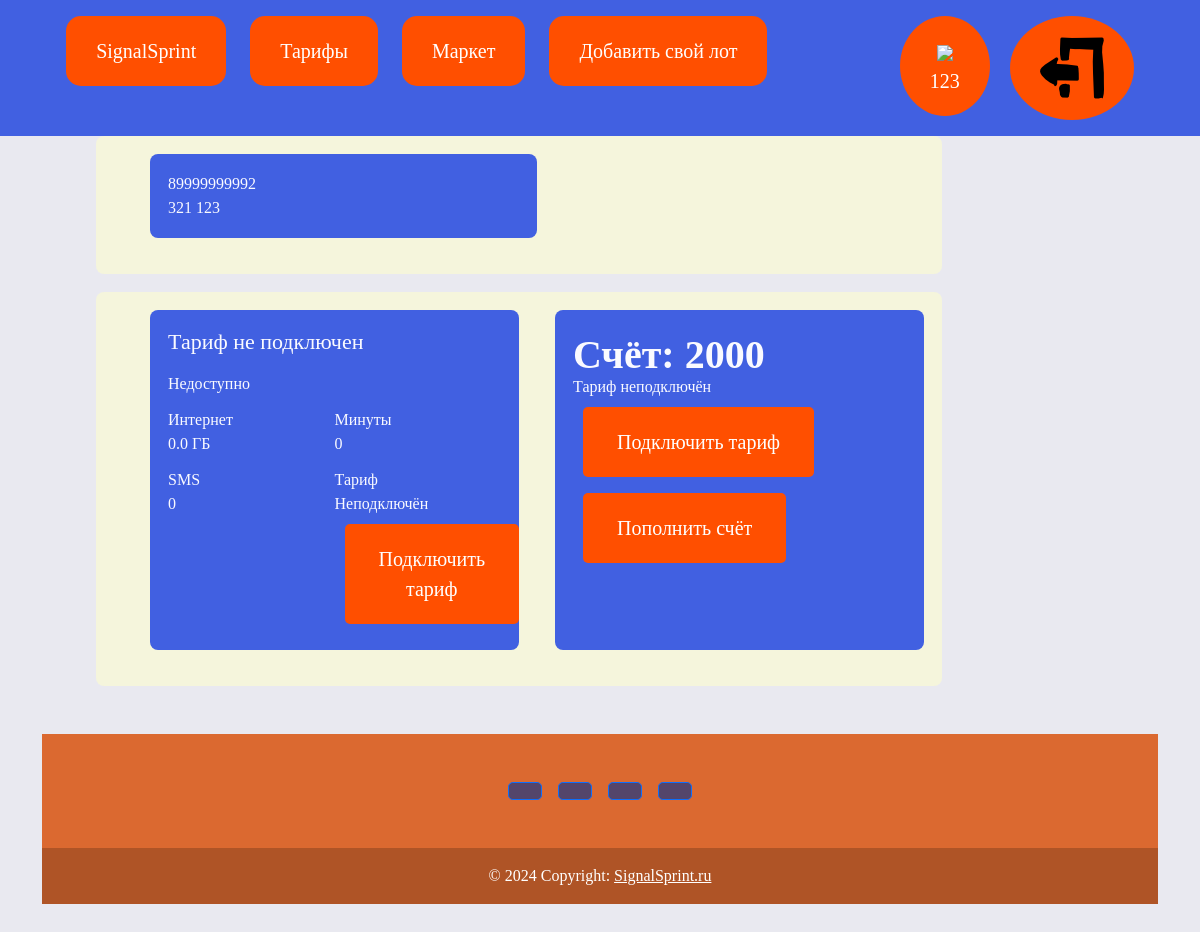
Before: /profiles (signed in) with the older database file.
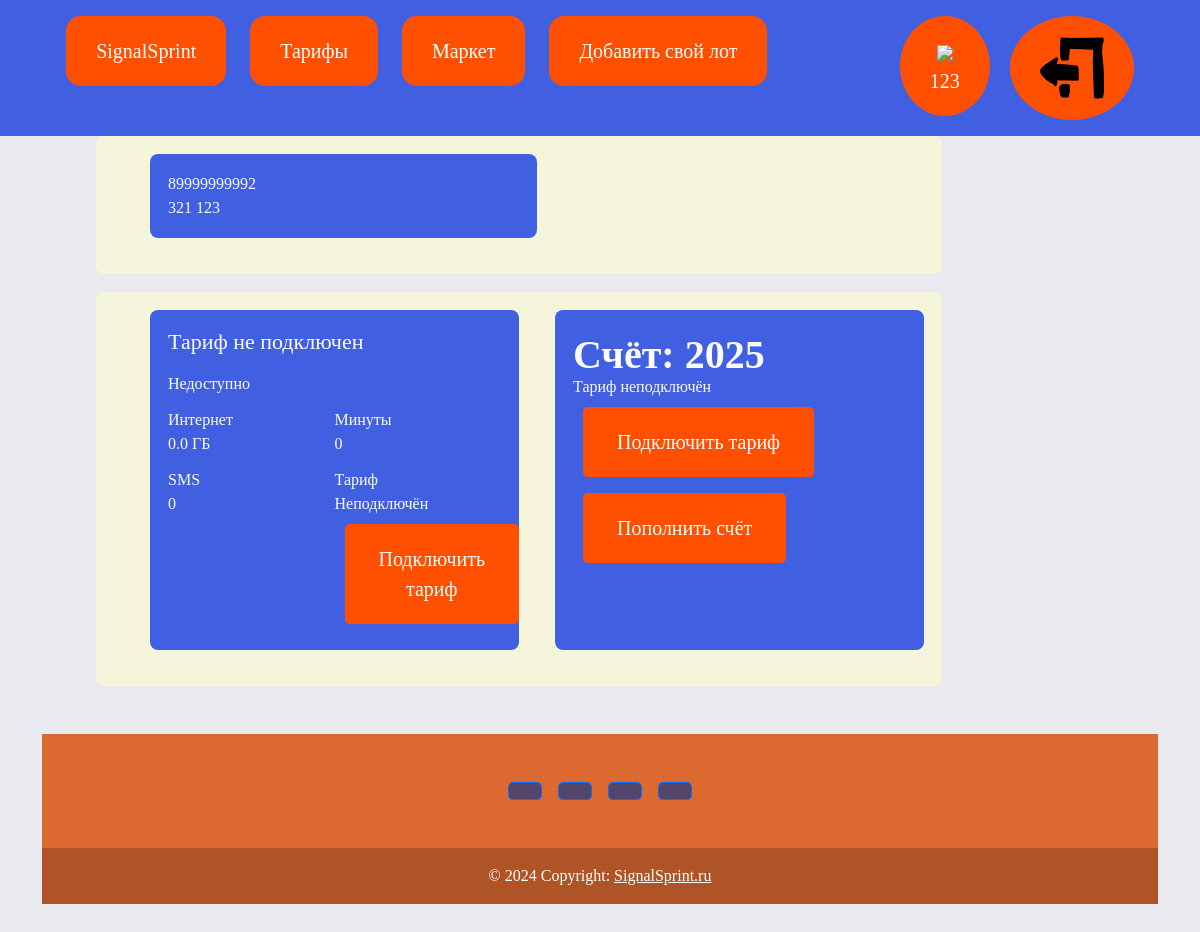
After: the same page with the newer database file.
### data/users.py (models this page shows, shortened)
class User(SqlAlchemyBase, UserMixin, SerializerMixin):
    __tablename__ = 'user'
    id = sqlalchemy.Column(sqlalchemy.Integer,
                           primary_key=True, autoincrement=True)
    name = sqlalchemy.Column(sqlalchemy.String, nullable=True)
    phone_number = sqlalchemy.Column(sqlalchemy.String,
                                     index=True, unique=True, nullable=True)
    surname = sqlalchemy.Column(sqlalchemy.String, nullable=True)
    money = sqlalchemy.Column(sqlalchemy.Integer, nullable=True)
    hashed_password = sqlalchemy.Column(sqlalchemy.String, nullable=False)
    created_date = sqlalchemy.Column(sqlalchemy.DateTime,
                                     default=datetime.datetime.now)
    lots = orm.relationship("Lots", back_populates='user')
    paket_users = orm.relationship('Paket_Users', back_populates='user')

### server.py (the view)
@app.route("/profiles")
@login_required
def profiles():
    db_sess = db_session.create_session()
    paket_users = db_sess.query(Paket_Users).filter(Paket_Users.user_id == int(current_user.id)).first()
    if paket_users.tariff_id:
        tariff = db_sess.query(Tariff).filter(Tariff.id == int(paket_users.tariff_id)).first()
    else:
        tariff = None
    if current_user.is_authenticated:
        return render_template("profiles.html", title='Профиль', paket_users=paket_users, tariff=tariff)

### data/db_session.py (called while the page is built)
def create_session() -> Session:
    global __factory
    return __factory()

### server.py (called while the page is built)
@login_manager.user_loader
def load_user(user_id):
    db_sess = db_session.create_session()
    return db_sess.query(User).get(user_id)

### templates/profiles.html
{% extends "base.html" %}
{% block content %}
{% if current_user.is_authenticated %}
<div class="container dashboard-container">
    <div class="dashboard-container__row">
        <div class="dashboard-pac">
            <section class="inner-dashboard-numbers__main-info">
                <div class="inner-dashboard-numbers__main-info-content">
                    <div class="inner-dashboard-numbers__current-number"> {{ current_user.phone_number }}</div>
                    <div class="inner-dashboard-numbers__user-name">{{ current_user.surname }} {{ current_user.name }}
                    </div>
                </div>
            </section>
        </div>
    </div>
    <div class="dashboard-container__row">
        <div class="dashboard-pac">
            <div class="dashboard-packages">
                {% if paket_users.tariff_connect %}
                <div class="dashboard-packages__title"><p>{{ tariff.name_tariff }}</p></div>
                <div class="dashboard-packages__link-block">Доступно</div>
                {% else %}
                <div class="dashboard-packages__title"><p>Тариф не подключен</p></div>
                <div class="dashboard-packages__block">Недоступно</div>
                {% endif %}
                <ul class="dashboard-packages__remnants">
                    <li class="dashboard-packages__remnant">
                        <div class="dashboard-packages__remnant-name">Интернет</div>
                        <div class="dashboard-packages__remnant-data">{{ paket_users.quantity_gb }} ГБ</div>
                    </li>
                    <li class="dashboard-packages__remnant">
                        <div class="dashboard-packages__remnant-name">Минуты</div>
                        <div class="dashboard-packages__remnant-data">{{ paket_users.quantity_minuts }}
                        </div>
                    </li>
                    <li class="dashboard-packages__remnant">
                        <div class="dashboard-packages__remnant-name">SMS</div>
                        <div class="dashboard-packages__remnant-data">{{ paket_users.quantity_sms }}</div>
                    </li>
                    <li class="dashboard-packages__remnant">
                        <div class="dashboard-packages__remnant-name">Тариф</div>
                        {% if paket_users.tariff_connect %}
                        <div class="dashboard-packages__remnant-data">{{ tariff.name_tariff }}</div>
                        <a class="button_menu button btn-sell" href="/tarifs">Сменить тариф</a>
                        {% else %}
                        <div class="dashboard-packages__remnant-data">Неподключён</div>
                        <a class="button_menu button btn-sell" href="/tarifs">Подключить тариф</a>
                        {% endif %}
                    </li>
                </ul>
            </div>
        </div>
        <div class="dashboard-pac">
            <div class="dashboard-balance">
                <div class="dashboard-balance__buttons">
                    <div class="dashboard-balance__balance-amount">Счёт: {{ current_user.money }}</div>
                    {% if paket_users.tariff_connect %}
                    <div class="dashboard-balance__abonent-fee">
                        Абонентская плата {{ tariff.coast }} Р. будет списана<br>{{
                        paket_users.date_renewal_tariff.date() }}
                    </div>
                    {% else %}
                    <div class="dashboard-packages__remnant-data">
                        Тариф неподключён
                    </div>
                    <a class="button_menu button btn-sell" href="/tarifs">
                        Подключить тариф
                    </a>
                    {% endif %}
                    <a class="button_menu button btn-sell" href="/pay_card">Пополнить счёт</a>
                </div>
            </div>
        </div>
    </div>
</div>
{% endif %}
{% endblock %}

### templates/base.html (shortened to what this page needs)
<!DOCTYPE html>
<html lang="en">
<head>
    <link rel="stylesheet"
          href="https://cdn.jsdelivr.net/npm/bootstrap@5.0.0-beta1/dist/css/bootstrap.min.css"
>
    <link rel="stylesheet" type="text/css" href="static/css/style_base.css"/>
</head>
<body>
<nav class="navbar-menu nav">
    <div class="div_menu">
        <a href="/" class="button_menu button">SignalSprint</a>
        <a href="/tarifs" class="button_menu button">Тарифы</a>
        <a href="/market" class="button_menu button">Маркет</a>
        {% if current_user.is_authenticated %}
        <a href="/lots" class="button_menu button">Добавить свой лот</a>
        {% endif %}
    </div>
    <div class="div_menu">
        {% if current_user.is_authenticated %}
        <a href="/profiles" class="profil button">
            {% if current_user.is_authenticated %}
            <img src='static/img/reg_profil.png'><br>
            {{ current_user.name }}
            {% endif %}
        </a>
        <a class="navbar-brand profil button" href="/logout">
            <img src='static/img/go_out.png'>
        </a>
        {% else %}
        <p>
            <a class="btn btn-primary " href="/register">Зарегистрироваться</a>
            <a class="btn btn-success" href="/login">Войти</a>
        </p>
        {% endif %}
    </div>
</nav>
<main role="main" class="container">
    {% block content %}
    {% endblock %}
</main>
<div class="container my-5">
    <footer class="text-center text-lg-start" style="background-color: #db6930;">
        <div class="container d-flex justify-content-center py-5">
            <button type="button" class="btn btn-primary btn-lg btn-floating mx-2"
                    style="background-color: #54456b;">
            </button>
            <button type="button" class="btn btn-primary btn-lg btn-floating mx-2"
                    style="background-color: #54456b;">
            </button>
            <button type="button" class="btn btn-primary btn-lg btn-floating mx-2"
                    style="background-color: #54456b;">
            </button>
            <button type="button" class="btn btn-primary btn-lg btn-floating mx-2"
                    style="background-color: #54456b;">
            </button>
        </div>
        <div class="text-center text-white p-3" style="background-color: rgba(0, 0, 0, 0.2);">
            © 2024 Copyright:
            <a class="text-white" href="https://www.google.com/">SignalSprint.ru</a>
        </div>
    </footer>
</div>
</body>
</html>

Changed rows visible on the page:
changed User: money "2000" → "2025"
